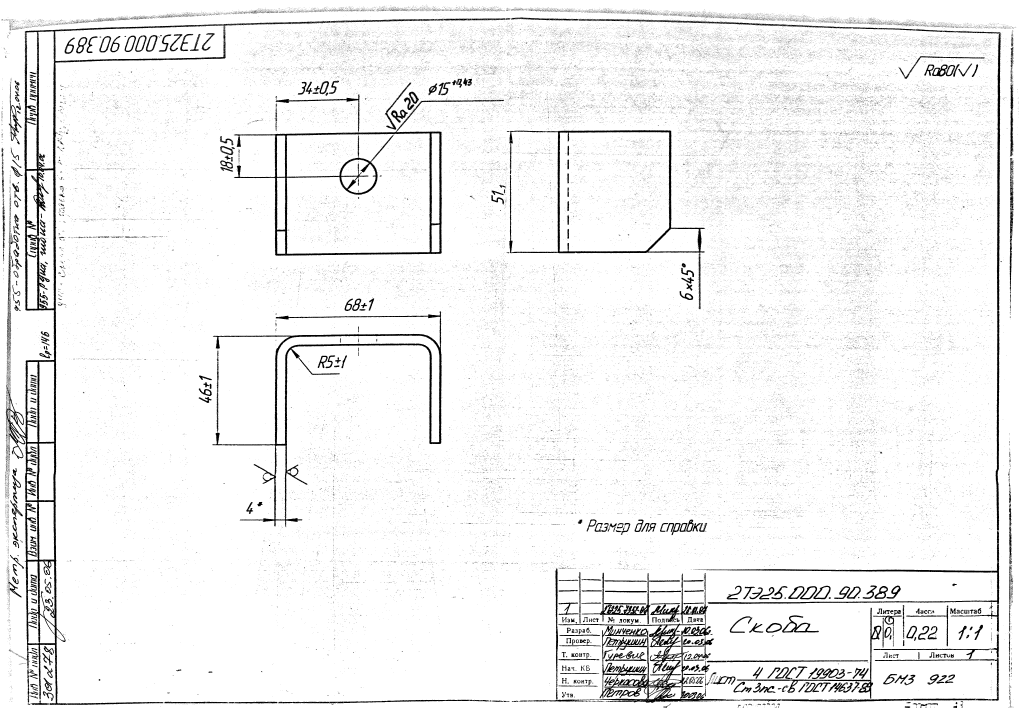
#> input picture service/unittests/ops_and_norms/БМЗ > 2ТЭ25-000-90-389.tif, 5120 x 3539 px (shown at 1/5 size)
$ python -i detection.py   (imports and definitions only)   (Python 2 division)
#> lines starting #> are read from the running program, lines starting #| are printed output that depends on the picture; after the words box and inside, x2 and y2 are one past the last pixel; in counts of white or black regions, pixels touching at a corner belong together
#> `picture = cv2.imread('../../unittests/ops_and_norms/БМЗ > 2ТЭ25-000-90..`: picture: shape (3539, 5120); 94.7% white; 122120 black regions (121301 under 20 px), largest, box (x1, y1, x2, y2) and area: (28, 93, 2218, 3525) 148293, (2792, 2865, 3633, 3514) 63519, (1061, 1557, 2208, 2636) 55551
from PIL import Image

import cv2
import numpy as np

from pdf2image import convert_from_path


# [16 lines left out: functions load_image_from_path, load_image_from_pil, not called in this run]

def pil2cv(pil_img):
    return cv2.cvtColor(np.asarray(pil_img), cv2.COLOR_RGB2GRAY)


def cv2pil(cv_img):
    return Image.fromarray(cv_img)


class RectsBank:
    # nms provider
    def __init__(self, intersec_lim=0.2):
        self.rects = []
        self.limit = intersec_lim

    # [5 lines left out: function intersects, not called in this run]

    def add(self, bbox):
        self.rects.append(bbox)

    # [21 lines left out: function _intersection, not called in this run]


def find_conturs(cv_img):
    # return list of conturs bboxes in format [((x, y), (x1, y1)), ... ]
    EROSION = 3

    # binarization
    thresh_img = cv2.threshold(cv_img, thresh=254, maxval=255, type=cv2.THRESH_BINARY)[1]
    # erosion
    thresh_img = cv2.erode(thresh_img, kernel=np.ones((EROSION,EROSION), np.uint8))
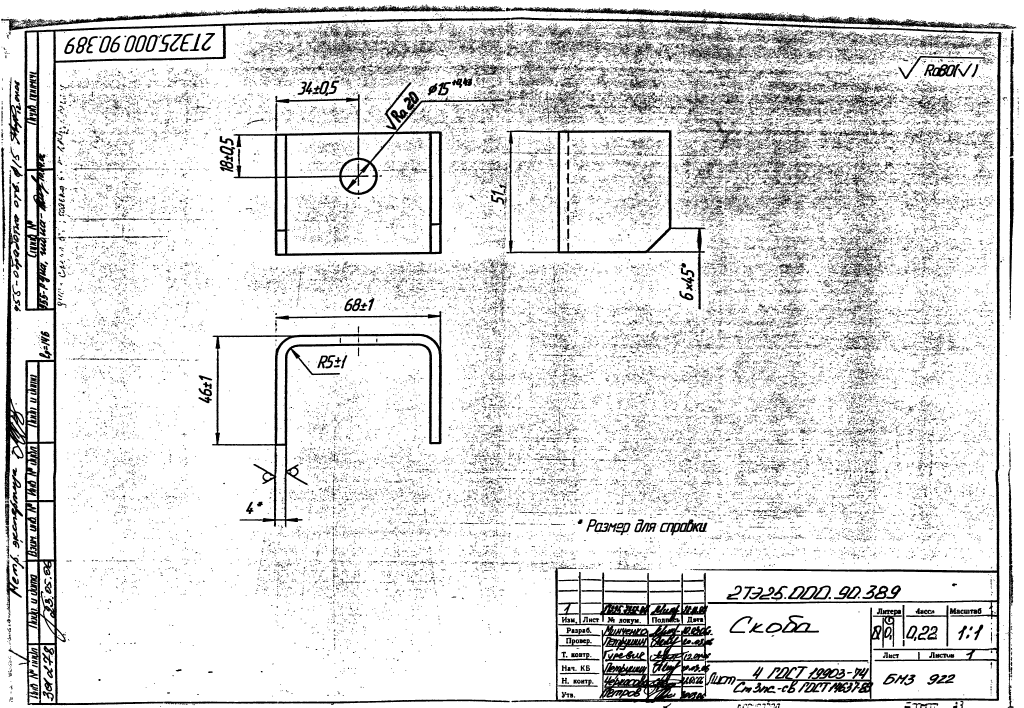
#> thresh_img: shape (3539, 5120) (shown at 1/5 size); 87% white; 51653 black regions (37651 under 20 px)
    # finding conturs
    contours, hierarchy = cv2.findContours(thresh_img, cv2.RETR_TREE, cv2.CHAIN_APPROX_SIMPLE)
#> contours = 57677 contours, 35255 with area under 20; largest, box (x1, y1, x2, y2) and area: (0, 0, 5120, 3539) 18107491, (22, 85, 5009, 3527) 1025977, (1166, 410, 2522, 1281) 539826, (2532, 648, 3529, 1548) 520874, (2799, 662, 3345, 1257) 313130

    bboxes = [cv2.boundingRect(c) for c in contours]
#> bboxes = 57677 items
    top_bboxes = sorted(bboxes, key=lambda b: -b[2]*b[3])
#> top_bboxes = 57677 items

    rects_drawn = RectsBank()
    bboxes = []
    clim = 5
    c = 0
    b=25 # border size in pixels
    for (x,y,w,h) in top_bboxes:
        if 0.6 > w*h/cv_img.size > 0.03:
            # some kind of nms
            if rects_drawn.intersects((x,y,w,h)):
                # do not need submodules
                continue
            c+=1
            rects_drawn.add((x,y,w,h))
            bbox = ((x-b,y-b),(x+w+b,y+h+b))
            bboxes.append(bbox)

        if c >= clim:
            break
#> this loop made 57677 passes
#> (x, y, w, h) on passes 1 to 3: (0, 0, 5120, 3539), (22, 85, 4987, 3442), (1059, 1555, 1151, 1083)
#> after the loop, bboxes = []; c = 0
    return bboxes


# [20 lines left out: functions draw_conturs, crop_conturs, not called in this run]

>>> import cv2
>>> picture = cv2.imread('../../unittests/ops_and_norms/БМЗ > 2ТЭ25-000-90-389.tif', cv2.IMREAD_GRAYSCALE)
>>> result = find_conturs(picture)
#> result = []

$ run again, on service/unittests/ops_and_norms/НЭВЗ > 7ТН.242.096.tif
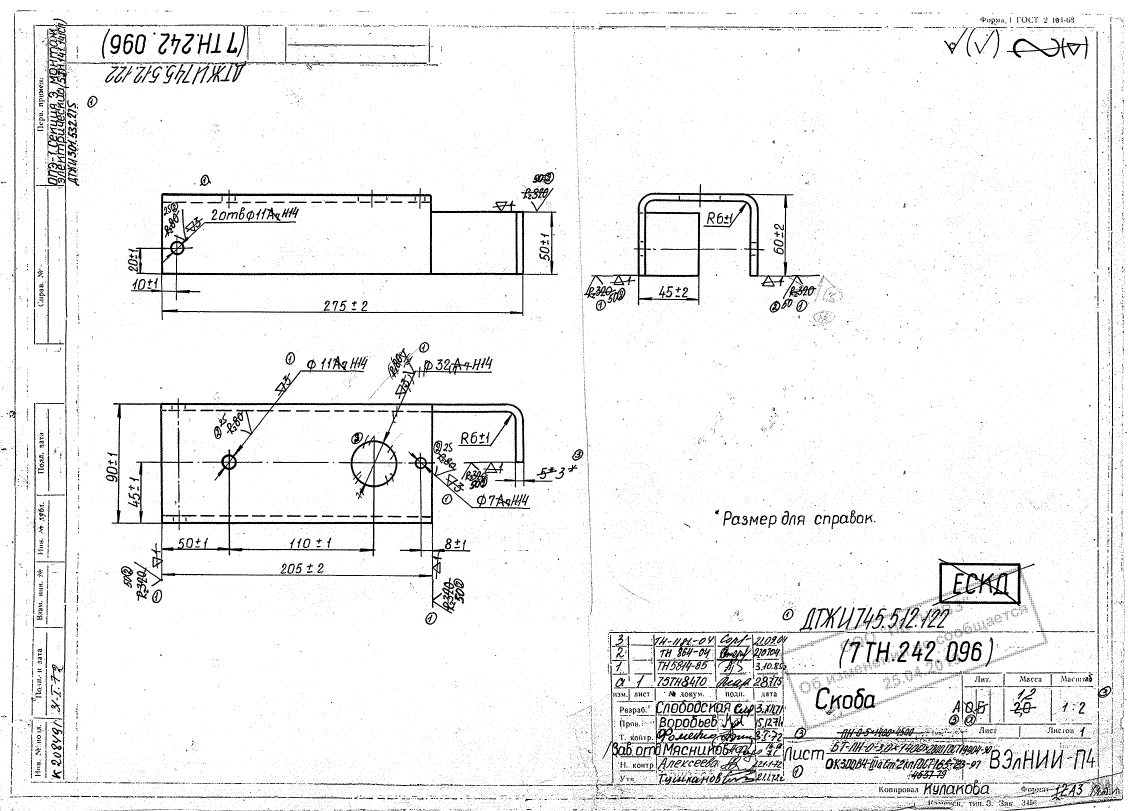
#> input picture service/unittests/ops_and_norms/НЭВЗ > 7ТН.242.096.tif, 3385 x 2433 px (shown at 1/3 size)
#> picture: shape (2433, 3385); 94.4% white; 30072 black regions (28785 under 20 px), largest, box (x1, y1, x2, y2) and area: (335, 1044, 1658, 1841) 68515, (393, 564, 1674, 960) 32467, (1752, 552, 2460, 916) 20950
#> in find_conturs, `thresh_img = cv2.erode(thresh_img, kernel=np.ones((EROSION,EROSION), n..`:
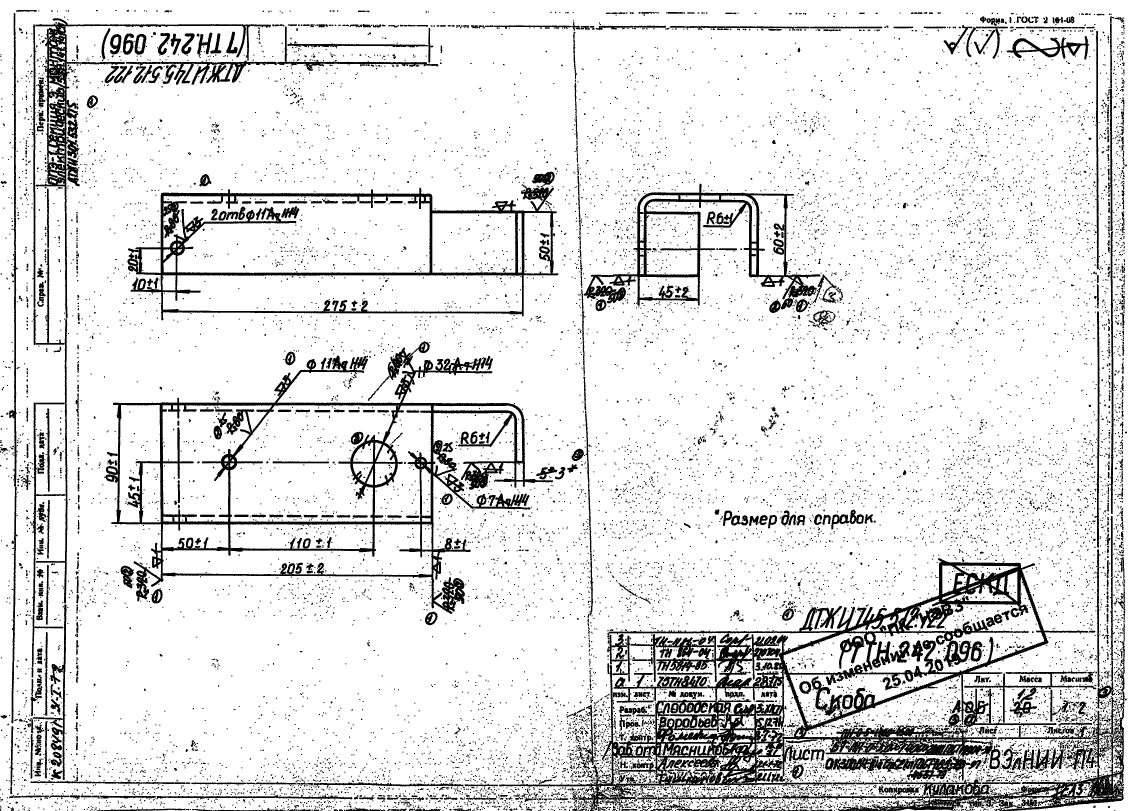
#> thresh_img: shape (2433, 3385) (shown at 1/3 size); 88.1% white; 14055 black regions (11834 under 20 px)
#> contours = 15914 contours, 11429 with area under 20; largest, box (x1, y1, x2, y2) and area: (0, 0, 3385, 2433) 7787285, (312, 1023, 1660, 1843) 546606, (381, 552, 1676, 962) 409978, (490, 588, 1289, 819) 163559, (691, 1216, 1197, 1565) 131970
#> in find_conturs, `bboxes = [cv2.boundingRect(c) for c in contours]`: bboxes = 15914 items, first 6: (3034, 2432, 5, 1), (2595, 2432, 2, 1), (2547, 2432, 2, 1), (2530, 2432, 2, 1), (2489, 2432, 1, 1), (2435, 2432, 1, 1)
#> top_bboxes = 15914 items, first 6: (0, 0, 3385, 2433), (312, 1023, 1348, 820), (105, 54, 709, 903), (381, 552, 1295, 410), (2351, 1731, 783, 447), (1750, 550, 712, 368)
#> the loop in find_conturs, `for (x,y,w,h) in top_bboxes:` made 15914 passes
#> after the loop in find_conturs, `for (x,y,w,h) in top_bboxes:`: bboxes = []; c = 0
#> result = []
